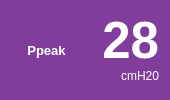
           <widget class="QFrame" name="frame_27">
            <property name="maximumSize">
             <size>
              <width>170</width>
              <height>120</height>
             </size>
            </property>
            <property name="styleSheet">
             <string notr="true">border-radius: 15px;
background-color: rgb(129, 61, 156);
color: rgb(255, 255, 255);
</string>
            </property>
            <property name="frameShape">
             <enum>QFrame::Box</enum>
            </property>
            <property name="frameShadow">
             <enum>QFrame::Raised</enum>
            </property>
            <property name="lineWidth">
             <number>-17</number>
            </property>
            <property name="midLineWidth">
             <number>-8</number>
            </property>
            <layout class="QGridLayout" name="gridLayout_8">
             <item row="0" column="1">
              <layout class="QVBoxLayout" name="verticalLayout_25">
               <property name="spacing">
                <number>0</number>
               </property>
               <item>
                <widget class="QLabel" name="Ppeak_label_4">
                 <property name="font">
                  <font>
                   <pointsize>38</pointsize>
                   <weight>75</weight>
                   <bold>true</bold>
                  </font>
                 </property>
                 <property name="lineWidth">
                  <number>1</number>
                 </property>
                 <property name="text">
                  <string>28</string>
                 </property>
                 <property name="alignment">
                  <set>Qt::AlignRight|Qt::AlignTrailing|Qt::AlignVCenter</set>
                 </property>
                </widget>
               </item>
               <item>
                <widget class="QLabel" name="label_61">
                 <property name="font">
                  <font>
                   <pointsize>9</pointsize>
                  </font>
                 </property>
                 <property name="text">
                  <string>cmH20</string>
                 </property>
                 <property name="alignment">
                  <set>Qt::AlignRight|Qt::AlignTop|Qt::AlignTrailing</set>
                 </property>
                </widget>
               </item>
              </layout>
             </item>
             <item row="0" column="0">
              <widget class="QLabel" name="label_62">
               <property name="font">
                <font>
                 <pointsize>10</pointsize>
                 <weight>75</weight>
                 <bold>true</bold>
                </font>
               </property>
               <property name="layoutDirection">
                <enum>Qt::LeftToRight</enum>
               </property>
               <property name="text">
                <string>Ppeak</string>
               </property>
               <property name="alignment">
                <set>Qt::AlignCenter</set>
               </property>
              </widget>
             </item>
            </layout>
           </widget>
